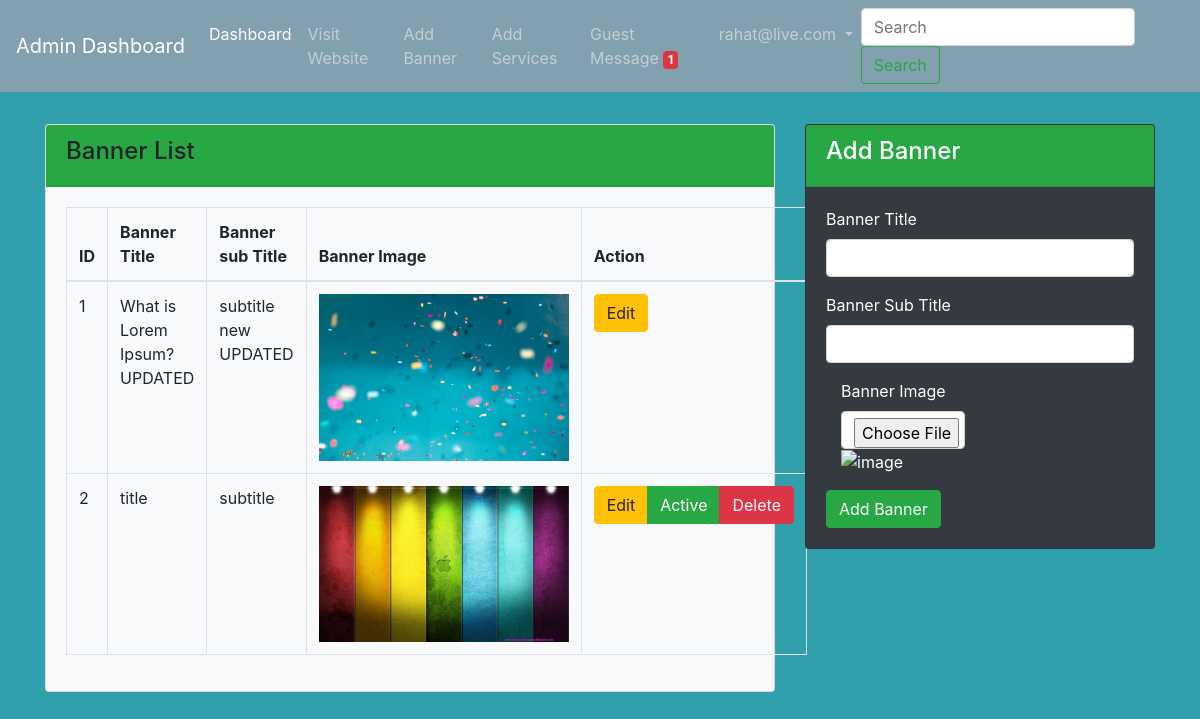
Page /admin/add_banner.php (signed in) on the committed database.
### tables this page shows
CREATE TABLE `banners` (
  `id` int(11) NOT NULL,
  `banner_title` varchar(150) NOT NULL,
  `banner_subtitle` text NOT NULL,
  `photo_location` text NOT NULL,
  `active_status` int(1) NOT NULL DEFAULT '2'
);

### admin/add_banner.php (the view, shortened to what this page needs)
<?php
    require_once '../header.php';
    require_once 'navbar.php';
    $get_query = "SELECT * FROM banners";
    $from_db = mysqli_query($db_connect, $get_query);
?>
<div class="container">
    <div class="row">
        <div class="col-8 mt-3">
            <div class="card bg-light mb-3 mt-3">
                <div class="card-header bg-success">
                    <h4>Banner List</h4>
                </div>
                <div class="card-body">
                    <table class="table table-bordered">
                        <thead>
                            <tr>
                            <th>ID</th>
                            <th>Banner Title</th>
                            <th>Banner sub Title</th>
                            <th>Banner Image</th>
                            <th>Action</th>
                            </tr>
                        </thead>
                        <tbody>
                            <?php
                                $id = 1;
                                foreach($from_db as $upload):
                            ?>
                            <tr>
                                <td><?= $id++ ?></td>
                                <td><?= $upload['banner_title'] ?></td>
                                <td><?= $upload['banner_subtitle'] ?></td>
                                <td>
                                    <img width="250" src="../<?= $upload['photo_location'] ?>">
                                </td>
                                <td>
                                <div class="btn-group" role="group" aria-label="Basic example">
                                    <a href="edit_banner.php?banner_id=<?= $upload['id'] ?>" class="btn btn-warning">Edit</a>
                                    <?php
                                        if($upload['active_status'] == 2)
                                        {
                                    ?>
                                    <a href="active_banner.php?banner_id=<?= $upload['id'] ?>" class="btn btn-success">Active</a>
                                    <button value="<?= $upload['id'] ?>" class="btn btn-danger banner_delete_button">Delete</button>
                                    <?php
                                        }
                                    ?>
                                </div>
                                </td>
                            </tr>
                            <?php
                                endforeach;
                            ?>
                        </tbody>
                    </table>
                </div>
            </div>
        </div>
        <div class="col-4 mt-3">
            <div class="card bg-dark text-white mb-3 mt-3">
                <div class="card-header bg-success">
                    <h4>Add Banner</h4>
                </div>
                <div class="card-body">
                    <form action="add_banner_post.php" method="post" enctype="multipart/form-data">
                        <div class="form-group">
                            <label>Banner Title</label>
                            <input type="text"  name="banner_title" class="form-control">
                        </div>
                        <div class="form-group">
                            <label>Banner Sub Title</label>
                            <input type="text"  name="banner_subtitle" class="form-control">
                        </div>
                        <div class="form-group">
                                <div class="col-md-6">
                                <div class="form-group">
                                    <label>Banner Image</label>
                                    <input name="banner_image" id="tenant_photo" type="file" class="form-control" accept="image/x-png, image/jpeg" onchange="readURL(this);">
                                    <img class="hidden" id="tenant_photo_viewer" src="#" alt="image" />
                                </div>
                                </div>
                        </div>
                        <button type="submit" class="btn btn-success">Add Banner</button>
                    </form>
                </div>
            </div>
        </div>
    </div>
</div>
<?php
require_once '../footer.php';
?>

### style.css (style rules this page uses)
body { margin: 0; padding: 0; background-color: #30a1ac; }

### rows in the picture
banners: banner_title "What is Lorem Ipsum? UPDATED", banner_subtitle "subtitle new UPDATED", photo_location (picture)
banners: banner_title "title", banner_subtitle "subtitle", photo_location (picture), $upload['id'] 17 (drawn)

### other values in the picture
$_SESSION['user_email'] "rahat@live.com"
